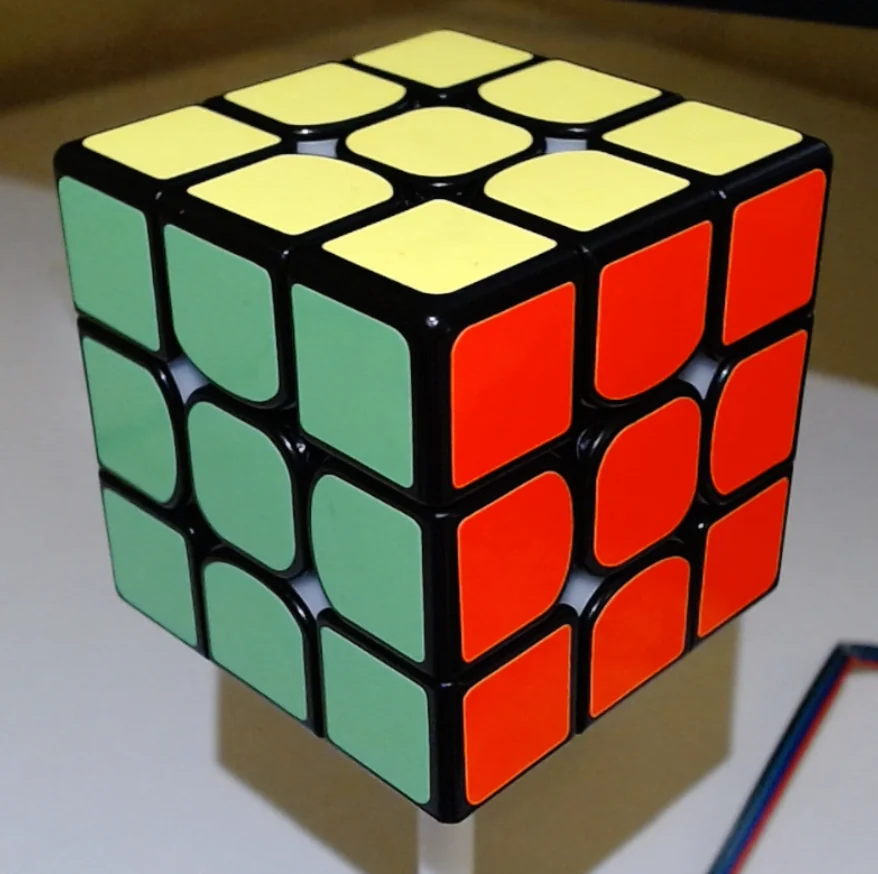
#> input picture ALPR-74/cube.jpg, 878 x 874 px
$ python practice.py
#> lines starting #> are read from the running program, lines starting #| are printed output that depends on the picture
import cv2
import matplotlib.pyplot as plt

cube = cv2.imread("cube.jpg")
#> cube is the input picture: shape (874, 878, 3); mean B, G, R 80.6, 104, 128.4

print(cube.shape)
#| (874, 878, 3)
print(cube.size)
#| 2302116
print(cube.dtype)
#| uint8

# plt.imshow(cube, cmap="gray")
# plt.title("cube")
# plt.show()


reserved_channels = cube[:, :, ::-1]
# [10 lines of commented-out code are left out]

cv2.destroyAllWindows()

hsv_image = cv2.cvtColor(cube, cv2.COLOR_BGR2HSV)
#> hsv_image: shape (874, 878, 3); mean H, S, V 52.7, 117.7, 140
h, s, v = cv2.split(hsv_image)
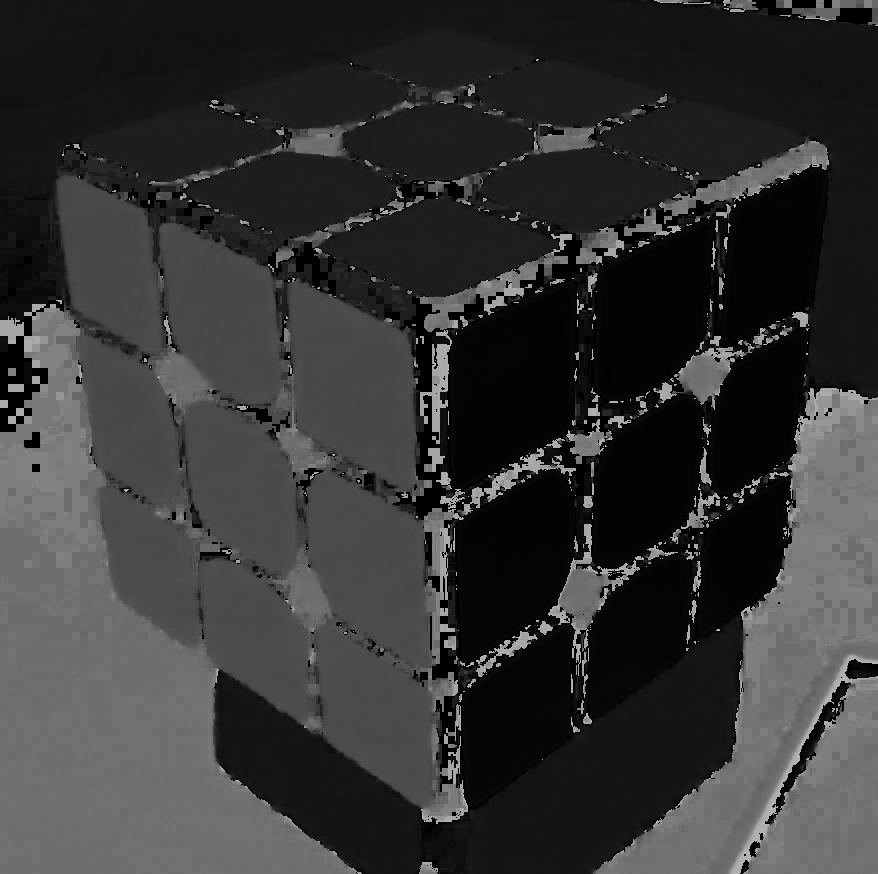
#> h: shape (874, 878); min 0, max 179, mean 52.7
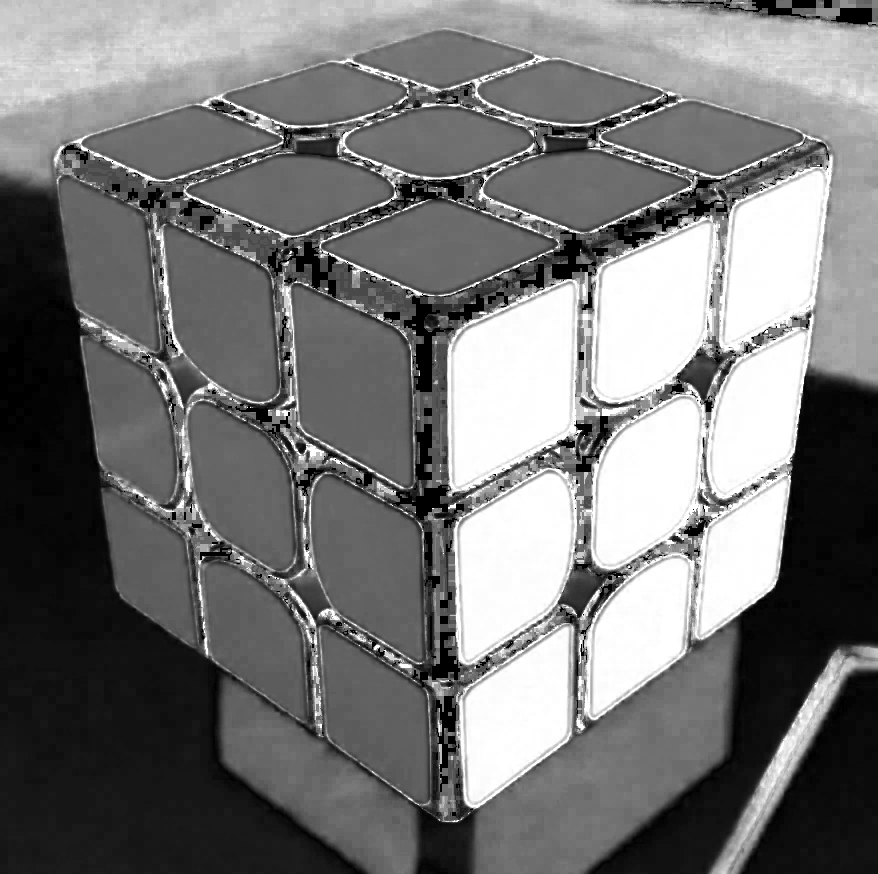
#> s: shape (874, 878); min 0, max 255, mean 117.7
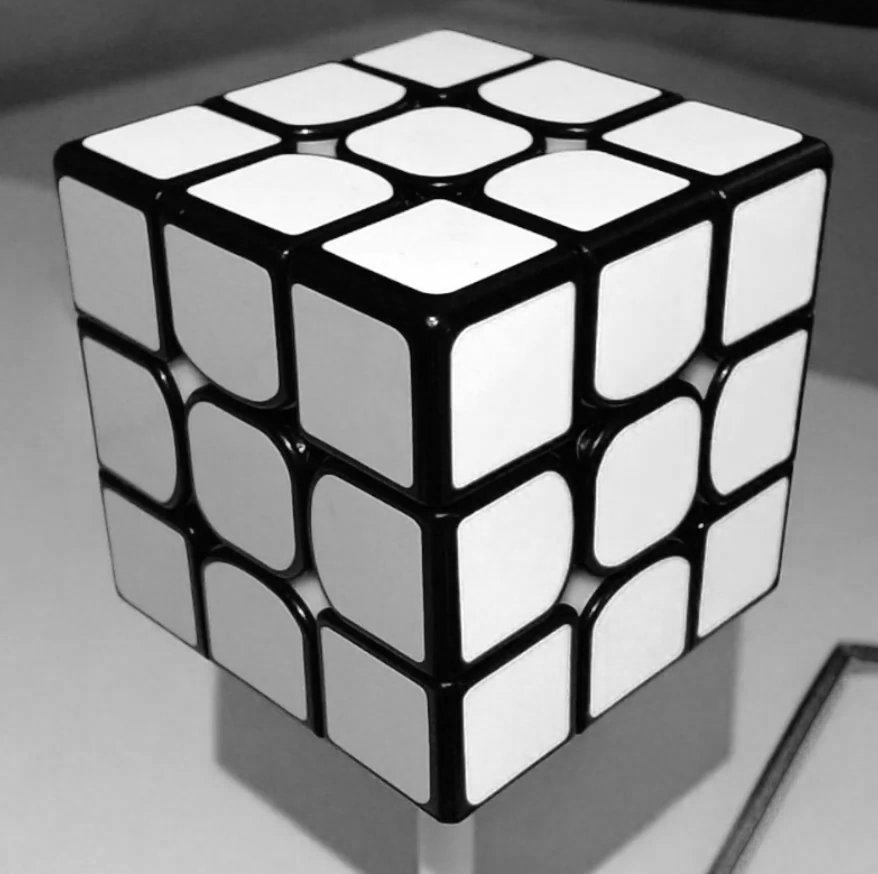
#> v: shape (874, 878); min 0, max 255, mean 140
plt.figure(figsize=(20, 5))
plt.subplot(141);plt.imshow(h, cmap="gray");plt.title("H channel")
plt.subplot(142);plt.imshow(s, cmap="gray");plt.title("S channel")
plt.subplot(143);plt.imshow(v, cmap="gray");plt.title("V channel")
merged_2 = cv2.merge((h, s, v))
plt.subplot(144);plt.imshow(merged_2[:, :, ::-1]);plt.title("Merged")
plt.show()
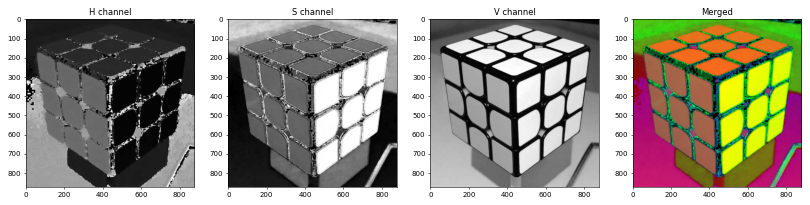
#> figure drawn by matplotlib, 4 panels
